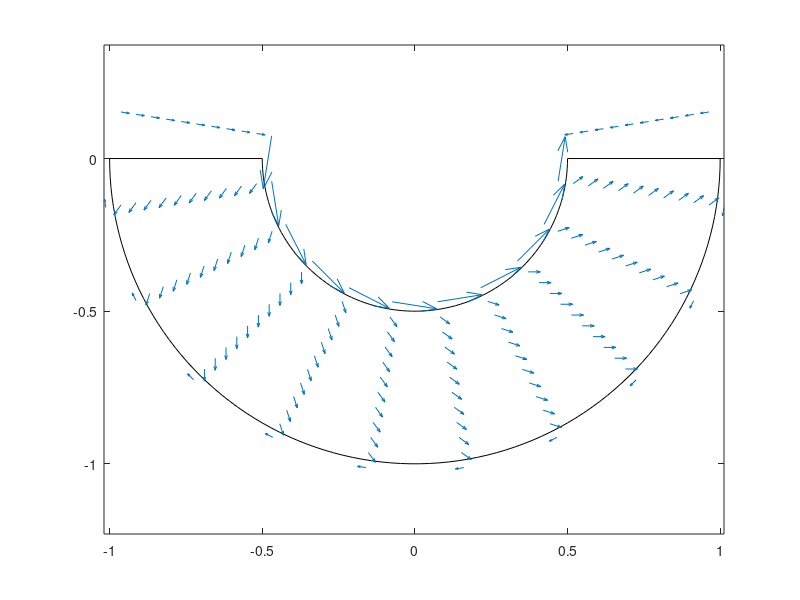
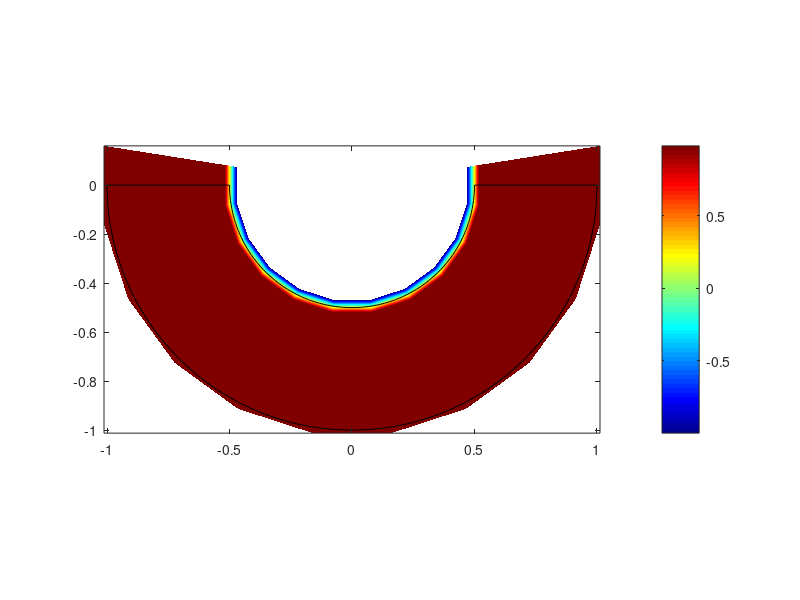

Write the MATLAB code that produced these figures, in order.
clc; clearvars; close all;
fprintf('start\n')

% solver settings
max_iter = 1;
CFL = 0.5;
N_i = 10; % number of nodes in R direction
N_j = 10; % number of nodes in Phi direction
GS_max_iter = 100;
GS_tol = 1e-8;

% settings
T_h_absolut = 400;
T_c_absolut = 300;
R = 1;
R_a = R;
R_i = R / 2;
Phi_start = pi;
Phi_end = 2*pi;
Re = 60;
Pr = 4;

% add ghost cells
i_max = N_i + 2;
j_max = N_j + 2;
% wall temperatures
T_h = (T_h_absolut - 300) / (400 - 300);
T_c = (T_c_absolut - 300) / (400 - 300);
% wall velocity
omega = 2 * pi;
v_wall = omega * R_i;

% grid
dr = (R_a - R_i) / N_i;
rp = linspace(R_i - dr/2, R_a + dr/2, i_max);
ru = linspace(R_i, R_a + dr, i_max);
dphi = (Phi_end - Phi_start) / N_j;
phip = linspace(Phi_start - dphi/2, Phi_end + dphi/2, j_max);
phiv = linspace(Phi_start, Phi_end + dphi, j_max);
[R_coord, Phi_coord] = meshgrid(linspace(R_i-dr/2, R_a+dr/2, i_max), linspace(Phi_start-dphi/2, Phi_end+dphi/2, j_max));
R_coord = transpose(R_coord);
Phi_coord = transpose(Phi_coord);

% define variables
% n + 1 timestep
u_np1 = zeros(i_max, j_max);
v_np1 = zeros(i_max, j_max);
p_np1 = zeros(i_max, j_max);
T_np1 = zeros(i_max, j_max);

% current timestep
u_n = ones(i_max, j_max);
v_n = ones(i_max, j_max);
p_n = ones(i_max, j_max);
T_n = ones(i_max, j_max);
Fi_n = zeros(i_max, j_max);
Fj_n = zeros(i_max, j_max);
Fe_n = zeros(i_max, j_max);

% n - 1 timestep
u_nm1 = ones(i_max, j_max);
v_nm1 = ones(i_max, j_max);
p_nm1 = ones(i_max, j_max);
T_nm1 = ones(i_max, j_max);
Fi_nm1 = zeros(i_max, j_max);
Fj_nm1 = zeros(i_max, j_max);
Fe_nm1 = zeros(i_max, j_max);

% projection step
u_star = zeros(i_max, j_max);
v_star = zeros(i_max, j_max);
p_corr = zeros(i_max, j_max);

% static Eq. for poisson Eq.
A = eye(i_max*j_max, i_max*j_max);
for i = 2:i_max-1
    for j = 2:j_max-1
        idx = j + (i-1) * j_max;
        A(idx, idx) = - ru(i)*dphi/dr - ru(i-1)*dphi/dr - 2 * dr/(rp(i)*dphi);
        A(idx, idx+1) = ru(i)*dphi/dr;
        A(idx, idx-1) = ru(i-1)*dphi/dr;
        A(idx, idx+j_max) = dr/(rp(i)*dphi);
        A(idx, idx-j_max) = dr/(rp(i)*dphi);
    end
end

% %%%%%%%% ITERATIVE SOLVING %%%%%%%%
dt = 0;
for itr = 1:max_iter
    % %%%%%%%% PROJECTION %%%%%%%%
    for i = 2:i_max-1
        for j = 2:j_max-1
            % RHS for r-impulse
            i_t1 = (rp(i+1) * ((u_n(i+1,j) + u_n(i,j))/2)^2 ...
                - rp(i) * ((u_n(i,j) + u_n(i-1,j))/2)^2) * dphi;
            i_t2 = ((u_n(i,j+1) + u_n(i,j))/2 * (v_n(i+1,j) + v_n(i,j))/2 ...
                - (u_n(i,j) + u_n(i,j-1))/2 * (v_n(i+1,j-1) + v_n(i,j-1))/2) * dr;
            i_t3 = ((v_n(i,j) + v_n(i+1,j) + v_n(i+1,j-1) + v_n(i,j-1))/4)^2 * dr * dphi;
            i_t4 = (p_n(i+1,j) - p_n(i,j)) * ru(i) * dphi;
            i_t5 = 2/Re * (rp(i+1) * (u_n(i+1,j) - u_n(i,j))/dr ...
                - rp(i) * (u_n(i,j) - u_n(i-1,j))/dr) * dphi;
            i_t6 = 1/Re * (ru(i) * (v_n(i+1,j)/rp(i+1) - v_n(i,j)/rp(i))/dr ...
                - ru(i) * (v_n(i+1,j-1)/rp(i+1) - v_n(i,j-1)/rp(i))/dr ...
                + (u_n(i,j+1) - u_n(i,j))/(ru(i)*dphi) ...
                - (u_n(i,j) - u_n(i,j-1))/(ru(i)*dphi)) * dr;
            i_t7 = 2/(Re*ru(i)) * (((v_n(i+1,j) + v_n(i,j))/2 - (v_n(i+1,j-1) + v_n(i,j-1))/2) / dphi ...
                + u_n(i,j)) * dr * dphi;
            Fi_n(i,j) = - i_t1 - i_t2 + i_t3 - i_t4 + i_t5 + i_t6 - i_t7;  

            % RHS for phi-impulse
            j_t1 = (ru(i) * (u_n(i,j+1) + u_n(i,j))/2 * (v_n(i+1,j) + v_n(i,j))/2 ...
                - ru(i-1) * (u_n(i-1,j+1) + u_n(i-1,j))/2 * (v_n(i,j) + v_n(i-1,j))/2) * dphi;
            j_t2 = (((v_n(i,j+1) + v_n(i,j))/2)^2 ...
                - ((v_n(i,j) + v_n(i,j-1))/2)^2) * dr;
            j_t3 = ((u_n(i,j) + u_n(i,j+1) + u_n(i-1,j) + u_n(i-1,j+1))/4) * v_n(i,j) * dr * dphi;
            j_t4 = (p_n(i,j+1) - p_n(i,j)) * dr;
            j_t5 = 1/(Re * rp(i)) * (ru(i)^3 * (v_n(i+1,j)/rp(i+1) - v_n(i,j)/rp(i))/dr ...
                - ru(i-1)^3 * (v_n(i,j)/rp(i) - v_n(i-1,j)/rp(i-1))/dr ...
                + ru(i) * (u_n(i,j+1) - u_n(i,j))/dphi ...
                - ru(i-1) * (u_n(i,j) - u_n(i,j-1))/dphi) * dphi;
            j_t6 = 2/(Re * rp(i)) * ((v_n(i,j+1) - v_n(i,j))/dphi ...
                - (v_n(i,j) - v_n(i,j-1))/dphi ...
                + (u_n(i,j+1) + u_n(i-1,j+1))/2 ...
                - (u_n(i,j) + u_n(i-1,j))/2) * dr;
            Fj_n(i,j) = - j_t1 - j_t2 - j_t3 - j_t4 + j_t5 + j_t6;

            % projection
            dt = 1e-4; %CFL/(u_n(i,j)/dr + v_n(i,j)/dphi);
            u_star(i,j) = dt/(dr*dphi*ru(i)) * (3/2 * Fi_n(i,j) - 1/2 * Fi_nm1(i,j)) + u_n(i,j);
            v_star(i,j) = dt/(dr*dphi*ru(i)) * (3/2 * Fj_n(i,j) - 1/2 * Fj_nm1(i,j)) + v_n(i,j);
        end
    end

    % %%%%%%%% POISSON %%%%%%%%
    p_corr_tmp = zeros(i_max*j_max, 1);
    b = zeros(i_max*j_max, 1);
    for i = 2:i_max-1
        for j = 2:j_max-1
            idx = j + (i-1) * j_max;
            b(idx) = (ru(i) * u_star(i,j) - ru(i-1) * u_star(i-1,j)) * dphi ...
                + (v_star(i,j) - v_star(i,j-1)) * dr;
        end
    end

    % gauss seidl solver for solving the A*x=b Eq. system
    x = p_corr_tmp;
    for k = 1:GS_max_iter
        err = 0;
        for idx = 1:i_max*j_max
            sum = 0;
            for jdx = 1:i_max*j_max
                if jdx ~= idx
                    sum = sum + A(idx,jdx)*x(jdx);
                end
            end
            x(idx) = (b(idx) - sum)/A(idx,idx);
            err = max(err,abs(x(idx) - p_corr_tmp(idx)));
        end

        if err <= GS_tol
            break;
        end
        p_corr_tmp = x;
    end

    % reshape solution into correct dimensions
    p_corr = reshape(p_corr_tmp, i_max, j_max);
    p_corr(:, 1) = p_corr(:, 2); % no pressure gradient - B1
    p_corr(1, :) = p_corr(2, :); % no pressure gradient - B2
    p_corr(:, j_max) = p_corr(:, j_max - 1); % no pressure gradient - B3
    p_corr(i_max, :) = p_corr(i_max - 1, :); % no pressure gradient - B4

    % %%%%%%%% CORRECTION %%%%%%%%
    for i = 2:i_max-1
        for j = 2:j_max-1
            % RHS for energy
            e_t1 = dphi * (rp(i) * u_n(i,j) * (T_n(i+1,j) + T_n(i,j))/2 ...
                - rp(i-1) * u_n(i-1,j) * (T_n(i,j) + T_n(i-1,j))/2);
            e_t2 = dr * (v_n(i,j) * (T_n(i,j+1) + T_n(i,j))/2 ...
                - v_n(i,j-1) * (T_n(i,j) + T_n(i,j-1))/2);
            e_t3 = 1/(Pr*Re) * ((ru(i) * (T_n(i+1,j)-T_n(i,j))/dr - ru(i-1) * (T_n(i,j)-T_n(i-1,j))/dr) * dphi ...
                + dr/rp(i) * ((T_n(i,j+1) - T_n(i,j))/dphi - (T_n(i,j) - T_n(i,j-1))/dphi));
            Fe_n(i,j) = - e_t1 - e_t2 + e_t3;

            T_np1(i,j) = dt/(dr*dphi*ru(i)) * (3/2 * Fe_n(i,j) - 1/2 * Fe_nm1(i,j)) + T_n(i,j);

            % correction
            u_np1(i,j) = u_star(i,j) - dt/dr * (p_corr(i+1,j) - p_corr(i,j));
            v_np1(i,j) = v_star(i,j) - dt/dphi * (p_corr(i,j+1) - p_corr(i,j));
        end
    end

    % %%%%%%%% STORE VALUES %%%%%%%%
    % copy values from timestep n to n-1 for next iter
    u_nm1 = u_n;
    v_nm1 = v_n;
    p_nm1 = p_n;
    T_nm1 = T_n;
    Fi_nm1 = Fi_n;
    Fj_nm1 = Fj_n;
    Fe_nm1 = Fe_n;

    % copy values from timestep n+1 to n for next iter
    u_n = u_np1;
    v_n = v_np1;
    p_n = p_np1;
    T_n = T_np1;

    % %%%%%%%% BOUNDARIES %%%%%%%%
    % Boundary 1 - adiabat left
    u_n(:, 1) = - u_n(:, 2); % wall
    v_n(:, 1) = 0; % wall
    T_n(:, 1) = T_n(:, 2); % adiabat

    % Boundary 2 - inner radius
    u_n(1, :) = 0; % wall
    v_n(1, :) = 2 * v_wall - v_n(2, :); % wall
    T_n(1, :) = 2 * T_c - T_n(2, :); % wall with temperature

    % Boundary 3 - adiabat right
    u_n(:, j_max) = - u_n(:, j_max - 1); % wall
    v_n(:, j_max) = 0; % wall
    T_n(:, j_max) = T_n(:, j_max - 1); % adiabat

    % Boundary 4 - outer radius
    u_n(i_max, :) = 0; % wall
    v_n(i_max, :) = - v_n(i_max - 1, :); % wall
    T_n(i_max, :) = 2 * T_h - T_n(i_max - 1, :); % wall with temperature
end

fprintf('completed\n')

figure
n_plot = 100;
phi_plot = linspace(Phi_start, Phi_end, n_plot);
x_plot = zeros(2*n_plot+1,1);
x_plot(1:n_plot) = R_i * cos(phi_plot);
x_plot(n_plot+1:2*n_plot) = - R_a * cos(phi_plot);
x_plot(2*n_plot+1) = x_plot(1);
y_plot = zeros(2*n_plot+1,1);
y_plot(1:n_plot) = R_i * sin(phi_plot);
y_plot(n_plot+1:2*n_plot) = R_a * sin(phi_plot);
y_plot(2*n_plot+1) = y_plot(1);
plot(x_plot, y_plot, 'k');

hold on;
X = R_coord .* cos(Phi_coord);
Y = R_coord .* sin(Phi_coord);
u_x = u_n .* cos(Phi_coord);
u_y = u_n .* sin(Phi_coord);
v_x = -v_n .* sin(Phi_coord);
v_y = v_n .* cos(Phi_coord);
quiver(X, Y, u_x + v_x, u_y + v_y);
axis equal;

figure
contourf(X,Y,T_n,100,'LineColor','none');
colorbar;
colormap('jet');

hold on;
n_plot = 100;
phi_plot = linspace(Phi_start, Phi_end, n_plot);
x_plot = zeros(2*n_plot+1,1);
x_plot(1:n_plot) = R_i * cos(phi_plot);
x_plot(n_plot+1:2*n_plot) = - R_a * cos(phi_plot);
x_plot(2*n_plot+1) = x_plot(1);
y_plot = zeros(2*n_plot+1,1);
y_plot(1:n_plot) = R_i * sin(phi_plot);
y_plot(n_plot+1:2*n_plot) = R_a * sin(phi_plot);
y_plot(2*n_plot+1) = y_plot(1);
plot(x_plot, y_plot, 'k');
axis equal;
